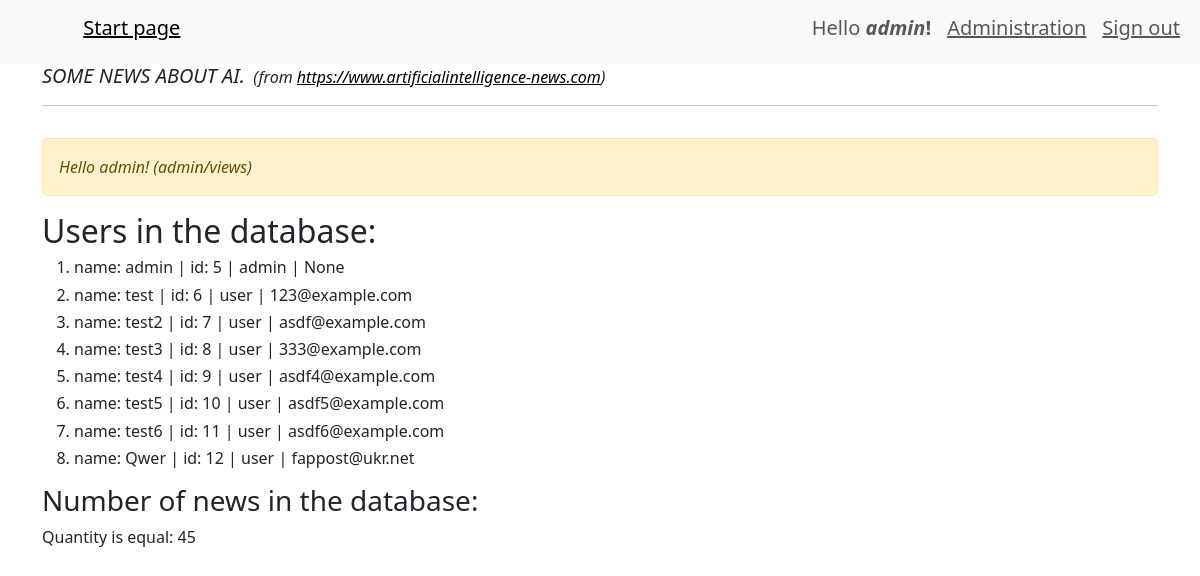
/admin/ (signed in), run on an earlier commit of the app's database.
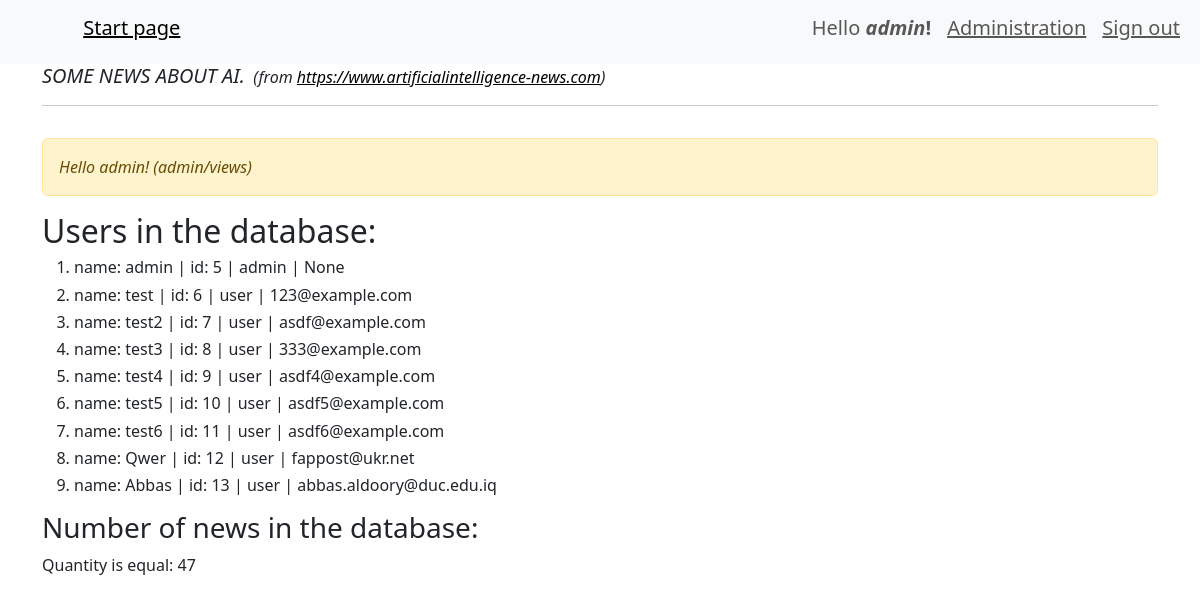
And on a later commit of the database.
### webapp/user/models.py (models this page shows, shortened)
class User(db.Model, UserMixin):
    id = db.Column(db.Integer, primary_key=True)
    username = db.Column(db.String(64), index=True, unique=True)
    password = db.Column(db.String(128))
    role = db.Column(db.String(10), index=True)
    email = db.Column(db.String(50))
    @property
    def is_admin(self):
        return self.role == 'admin'

### webapp/admin/views.py (the view)
@blueprint.route('/')
@admin_required
def admin_index():
    if current_user.is_admin:
        flash('Hello admin! (admin/views)')
        title = 'This page is for Administrators only'
        name_user = User.query.filter(User.username.isnot(None)).all()
        news_count = News.query.filter(News.text.isnot(None)).count()
        return render_template('admin/info.html', page_title=title, name_user=name_user, news_count=news_count)
    else:
        flash("You aren't admin.")

### webapp/__init__.py (called while the page is built)
def create_app():
    app = Flask(__name__)                   # create Flask's object
    app.config.from_pyfile('config.py')     # load config.py -> .config + .from_pyfile
    db.init_app(app)                        # initialisation db object (App)
    migrate = Migrate(app, db)              # create object migrate for DB
    login_manager = LoginManager()          # create logMan's object
    login_manager.init_app(app)             # initialisation object
    login_manager.login_view = 'user.login' # name function for this object
    app.register_blueprint(admin_blueprint)
    app.register_blueprint(news_blueprint)
    app.register_blueprint(user_blueprint)   # inithialization user_blueprint
    @login_manager.user_loader
    def load_user(user_id):
        return User.query.get(user_id)
    return app

### webapp/templates/admin/info.html (shortened to what this page needs)
{% extends "base.html" %}
{% block content %}
    <div class='row'>
        <div class='col-12'>
            {% include('messages.html') %}
            <h2>Users in the database:</h2>
            <ol>
            {%for n_users in name_user:%}
            <h6><li>
                <div class="fixed-spaces">
                name: {{n_users.username}}  | id: {{n_users.id}} | {{n_users.role}} | {{n_users.email}}</div>
            </li></h6>
            {%endfor%}
            </ol>
            <h3>Number of news in the database:</h3>
            {%if news_count %}
                Quantity is equal: {{ news_count }}
            {% endif %}
        </div>
    </div>
{% endblock %}

### webapp/templates/base.html (shortened to what this page needs)
<!doctype html>
<html lang="en">
  <head>
    <link href="https://cdn.jsdelivr.net/npm/bootstrap@5.3.0-alpha3/dist/css/bootstrap.min.css" rel="stylesheet">
    <link rel="stylesheet" href="{{ url_for('static', filename='style.css') }}">
    <link     href="//cdnjs.cloudflare.com/ajax/libs/highlight.js/9.13.1/styles/monokai-sublime.min.css" rel="stylesheet" >
  </head>
  <body>
    {%  include 'menu.html' %}
    <div class="container">
        <h6 style="display: inline; margin: 0;"><em><h5 style="display: inline; margin: 0;"><em>SOME NEWS ABOUT AI.</em></h5></em></em></h6>&nbsp;&nbsp;<em>(from <a href="https://www.artificialintelligence-news.com" style="color: black;">https://www.artificialintelligence-news.com</a>)</em><hr/>
         {% block content %}{% endblock %}
    </div>
  </body>

### webapp/templates/menu.html (shortened to what this page needs)
<nav class="navbar navbar-expand-lg bg-body-tertiary">
  <div class="container-fluid">
  <h6><a class="navbar-brand" href="#"><em>&nbsp;&nbsp;&nbsp;&nbsp;&nbsp;&nbsp;</em></a></h6>
    <div class="collapse navbar-collapse" id="navbarSupportedContent">
      <ul class="navbar-nav me-auto mb-2 mb-lg-0">
        <li class="nav-item">
          <a class="nav-link active" aria-current="page" href="/"><u>                 </u></a>
        </li>
        <li class="nav-item">
          <h5><a class="nav-link active" aria-current="page" href="/"><u>Start page</u></a></h5>
        </li>
      </ul>
      <ul class="navbar-nav">
        {% if current_user.is_authenticated %}
          <li class="nav-item">
            <h5><span class="nav-link">Hello <strong><em>{{ current_user.username }}</em>!</strong></span></h5>
          </li>
          {% if current_user.is_admin %}
            <li class="nav-item">
              <h5><a class="nav-link" href="{{ url_for('admin.admin_index', next=request.full_path) }}"><u>Administration</u></a></h5>
            </li>
          {% endif %}
          <li class="nav-item">
            <h5><a class="nav-link" href="{{ url_for('user.logout', next=request.full_path) }}"><u>Sign out</u></a></h5>
          </li>
        {% endif %}
      </ul>
    </div>
  </div>
</nav>

### webapp/templates/messages.html
{% with messages = get_flashed_messages() %}
    {% if messages %}
    <p><em>
    <div class='alert alert-warning' role='alert'>
        {% for message in messages %}
            {{ message }}<br>
        {% endfor %}
    </div>
    </em></p>
    {% endif %}
{% endwith %}

What changed in the data, as far as the page shows it:
added User: username "Abbas", id "13", role "user", email "abbas.aldoory@duc.edu.iq"
Also different on the page:
{{ news_count }}: "45" → "47"
